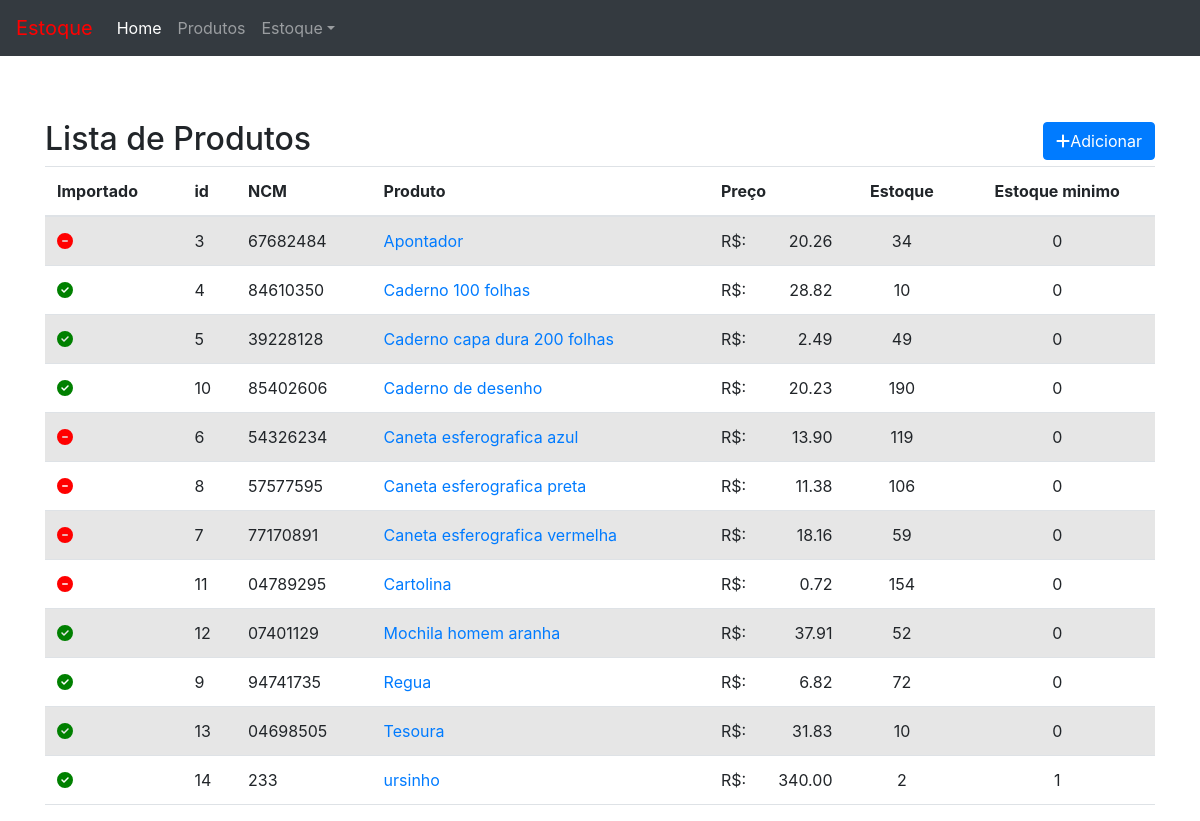
Before: /produto/ with the older database file.
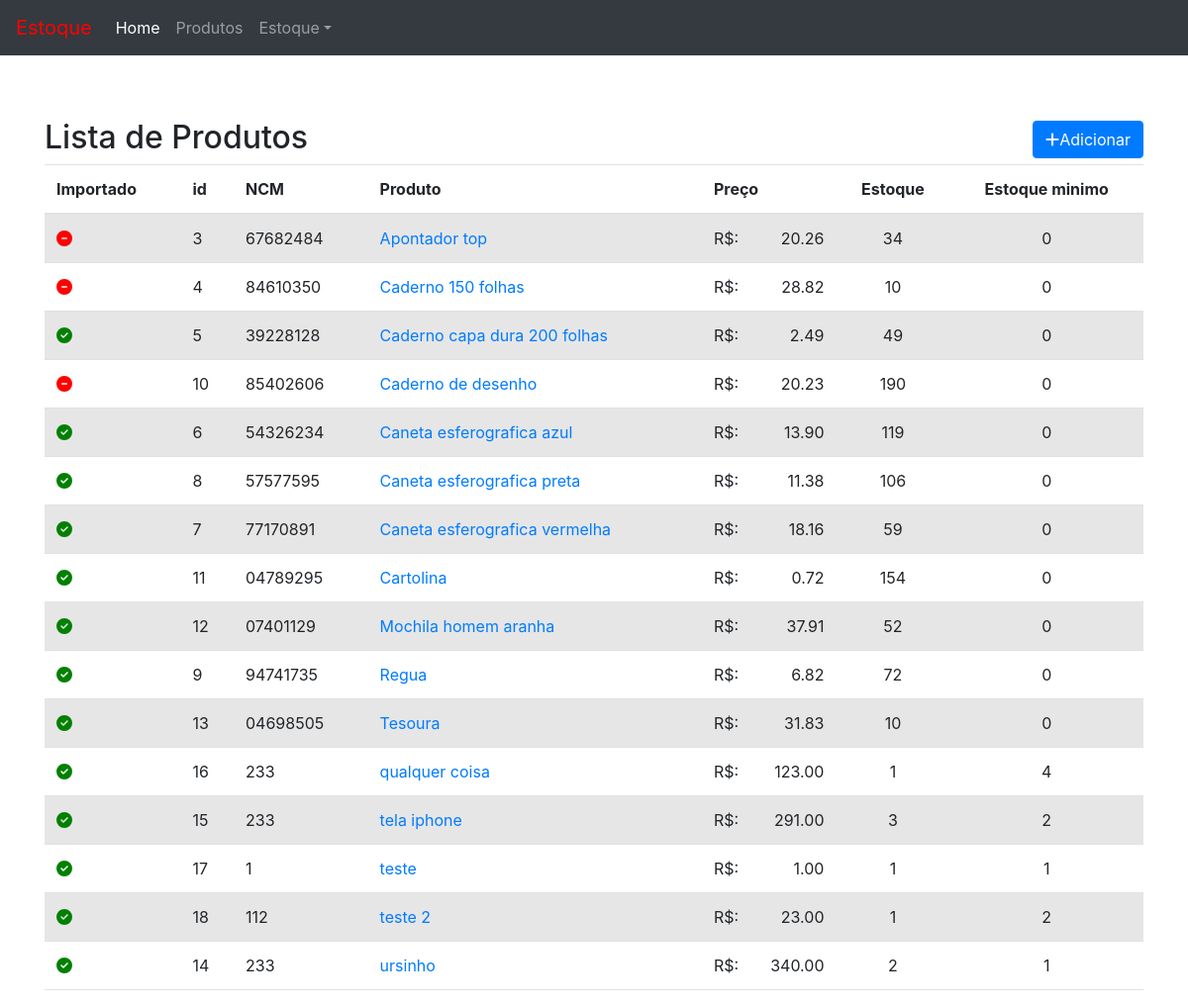
After: the same page with the newer database file.
### product/models.py (models this page shows, shortened)
class Product(models.Model):
    imported = models.BooleanField(default= True)
    ncm = models.CharField('NCM', max_length= 8)
    product = models.CharField(max_length=100 , unique=True)
    price = models.DecimalField('price' , max_digits=7 , decimal_places=2)
    inventory = models.IntegerField('current_inventory')
    minimum_inventory = models.IntegerField('minimum_inventory' ,default= 0)
    class Meta:
        ordering = ('product' , )
    def get_absolute_url(self):
        return reverse_lazy('produto:product_detail' , kwargs= {'pk': self.pk})

### product/views.py (the view)
# urls.py: path('' , v.produto_list , name='product_list'),
def produto_list(request):
    template_name = 'produto_list.html'
    objects= Product.objects.all()
    context = {'object_list': objects}
    return render(request  , template_name , context)

### product/templates/produto_list.html (shortened to what this page needs)
{% extends "base.html" %}
{% load static %}
{% block content%}
<div class="page-header">
    <h2>Lista de Produtos
        <span class="pull-right">
            <a href="{% url 'produto:product_add' %}">
                <button type="button" class="btn btn-primary">
                    <span class="fa fa-plus"></span>Adicionar
                </button>
            </a>
        </span>
    </h2>
    {% if object_list %}
    <table class="table table-striped">
        <thead>
            <tr>
                <th>Importado</th>
                <th>id</th>
                <th>NCM</th>
                <th>Produto</th>
                <th>Preço</th>
                <th class="text-center">Estoque</th>
                <th class="text-center">Estoque minimo</th>
            </tr>
        </thead>
        <tbody>
            {% for object in object_list %}
                <tr>
                    <td>
                        {% if object.imported %}
                          <i class="fa fa-check-circle ok"></i>
                        {% else %}
                          <i class="fa fa-minus-circle no"></i>
                        {% endif %}
                      </td>
                    <td> {{ object.id}} </td>
                    <td> {{ object.ncm}} </td>
                    <td>
                        <a href="{{ object.get_absolute_url }}">{{ object.product }}
                    </td>
                    <td>R$: <span class="pull-right">{{object.price}}</span> </td>
                    <td class="text-center"> {{ object.inventory }} </td>
                    <td class="text-center"> {{ object.minimum_inventory }} </td>
                </tr>
            {% endfor %}
        </tbody>
    </table>
    {% else %}
        <a href="" class="alert alert-warning">Sem itens na lista</a>
    {% endif %}
</div>
{% endblock content %}

Changed rows visible on the page:
changed Product id 3: product "Apontador" → "Apontador top"
changed Product id 4: imported True → False (drawn); product "Caderno 100 folhas" → "Caderno 150 folhas"
changed Product "Caderno de desenho": imported True → False (drawn)
changed Product "Caneta esferografica azul": imported False → True (drawn)
changed Product "Caneta esferografica preta": imported False → True (drawn)
changed Product "Caneta esferografica vermelha": imported False → True (drawn)
changed Product "Cartolina": imported False → True (drawn)
added Product: imported True (drawn), id "16", ncm "233", product "qualquer coisa", price "123.00", inventory "1", minimum_inventory "4"
added Product: imported True (drawn), id "15", ncm "233", product "tela iphone", price "291.00", inventory "3", minimum_inventory "2"
added Product: imported True (drawn), id "17", ncm "1", product "teste", price "1.00", inventory "1", minimum_inventory "1"
added Product: imported True (drawn), id "18", ncm "112", product "teste 2", price "23.00", inventory "1", minimum_inventory "2"
